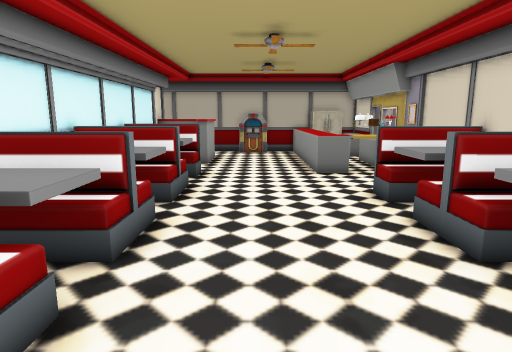
[1] (above)

17 first-person views from a walk through a Unity game level. The camera is 1.5 m above the floor, tilts 10° down and sees 75° across. The floor is counted in squares, 0.5 m on a side. Each view is taken from the middle of a square. On the plan, view 1 faces up. The plan holds only what a view shows up to about 20 squares ahead; the rest is blank. Door leaves are left out, so doorways stand open. Some surface patterns are stand-ins.

[2]
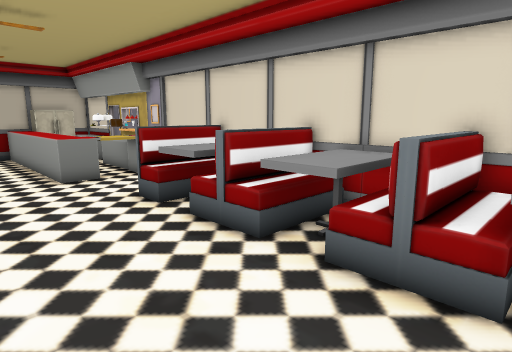

[3]
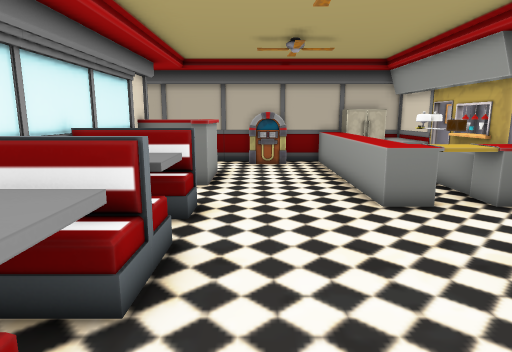

[4]
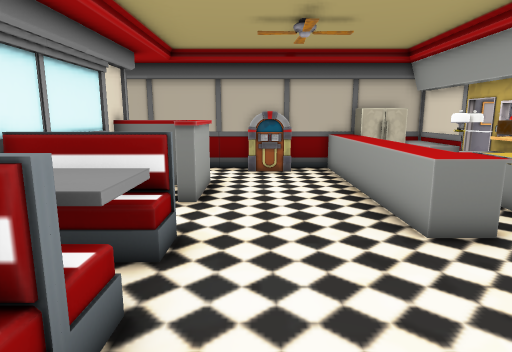

[5]
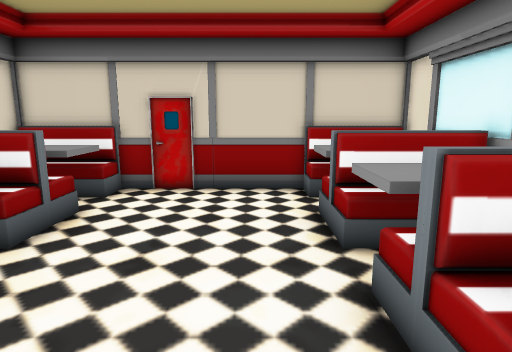

[6]
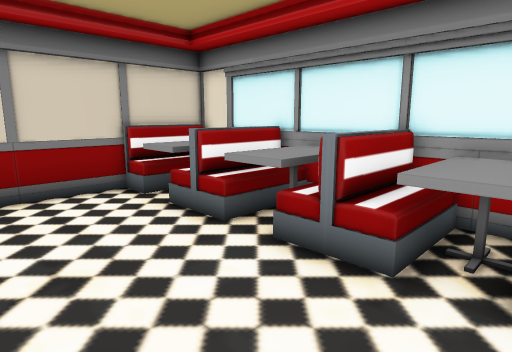

[7]
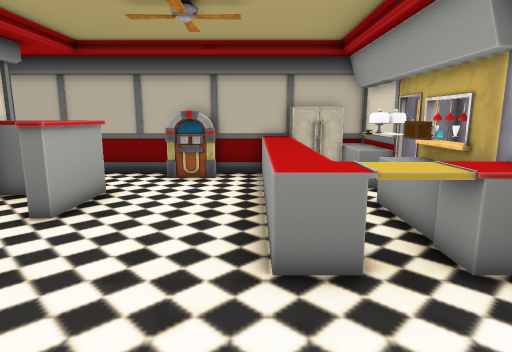

[8]
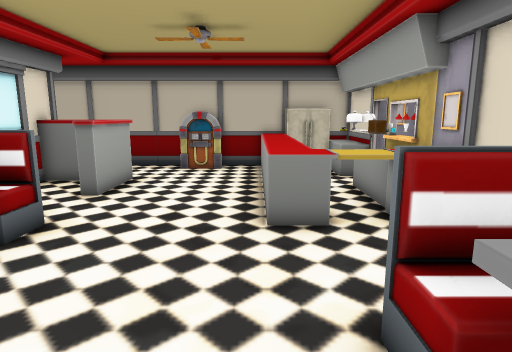

[9]
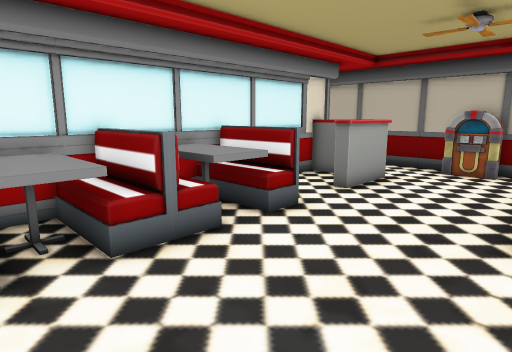

[10]
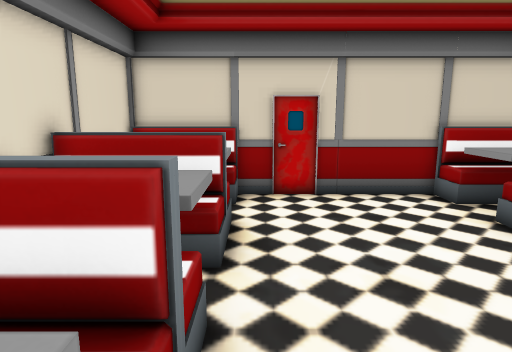

[11]
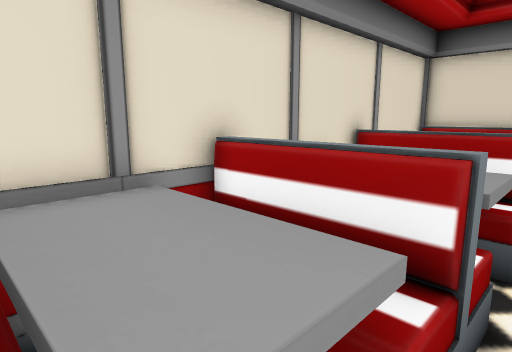

[12]
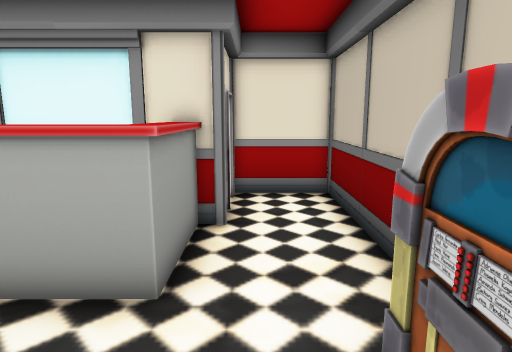

[13]
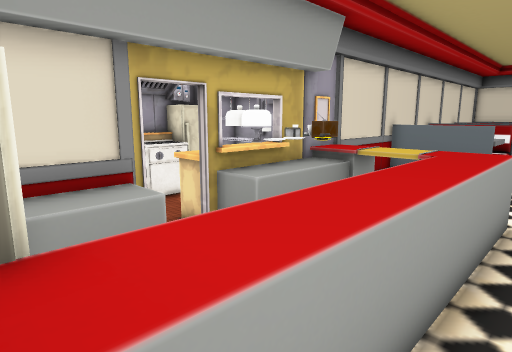

[14]
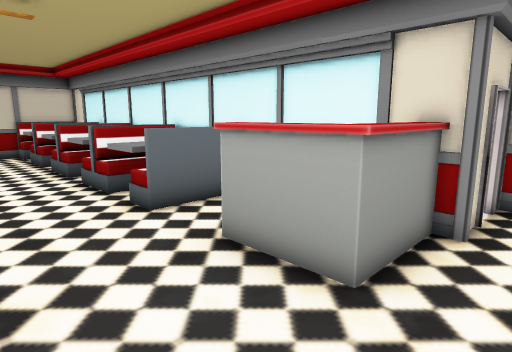

[15]
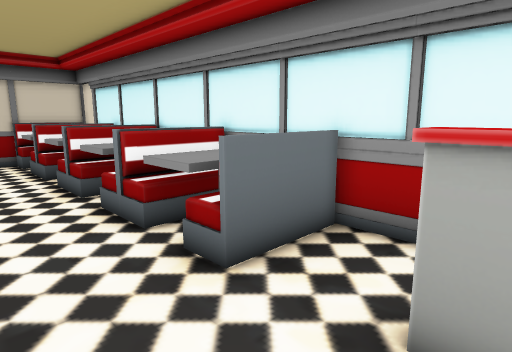

[16]
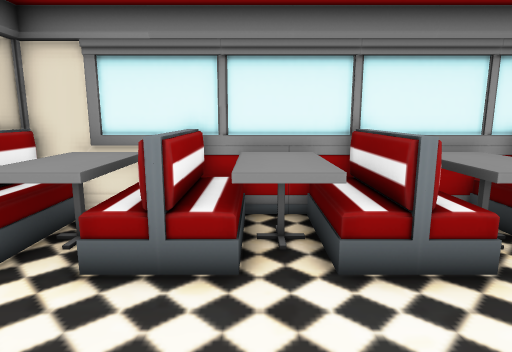

[17]
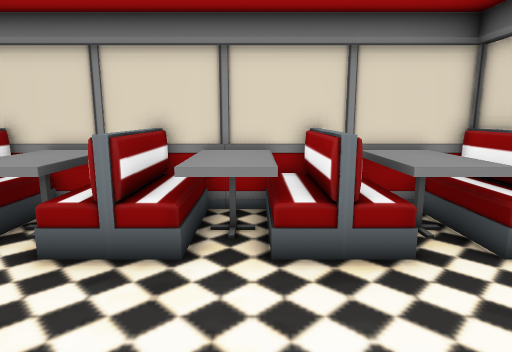

### Floor plan
Key: @ floor where view 1 was taken; # wall or solid block; x gap in a wall; . main floor; : floor 0.5 m higher than the main floor; + floor 1 m higher than the main floor; D open door; = window, fence, low wall or low ledge; ^ raised ledge; T TV; F fridge; O other object.
Columns run from 11 left of view 1 to 11 right of it. Each row starts with its distance up from view 1.
 30 ########### ###^#  ^#
 29 #.........###.^^FFF^#
 28 #.........## .^^^ .^#
 27 #.............^^^ .^#
 26 #DD##.........^^^ .^###
 25     ^^^^^.....^^^ ..D.#
 24     #..^^.....^^^ ##D^
 23     #..^^.....^^^.^^O^
 22     #..^^.....^^^x#^O
 21     #.........^^^.T^ O
 20     #.........^^^.^^###
 19     #.........^^^^^^#
 18     #===#......^^^^^#
 17     #^^^^.......... #
 16     #^^^^.......... #
 15     #^^^^.........  #
 14     #^^^^........   #
 13     #####.......====#
 12     #^^^^.......:::=#
 11     #^^^^.......#++=#
 10     #^^^^.......#++=#
  9     #^^^^.......::  #
  8     #####.......#^^##
  7     #^^^^.......::::#
  6     #^^^^.......#++##
  5     #^^^^.......#++##
  4     #^^^^.......::::#
  3     #####.......#^^##
  2     #^^^^.......::::#
  1     #^^^^.......#++##
  0     #^^^^..@....#++##
 -1     ^^^^^.......::::#
 -2     #################

Positions as (right, up) in squares from view 1, and headings:
1: (0, 0), facing up
2: (-1, 1), facing up-right
3: (-1, 7), facing up
4: (-1, 10), facing up
5: (-1, 12), facing down
6: (3, 12), facing down-left
7: (3, 12), facing up
8: (3, 9), facing up
9: (4, 9), facing up-left
10: (4, 11), facing down
11: (4, 12), facing down-right
12: (2, 27), facing left
13: (2, 29), facing down-right
14: (2, 28), facing down-left
15: (1, 23), facing down-left
16: (3, 5), facing left
17: (-2, 5), facing right
